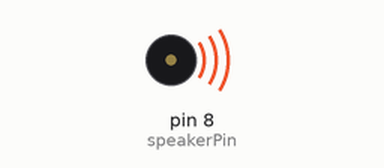
Simulated run of this sketch. Board: Arduino Uno, built with avr-gcc and run on an emulated ATmega328P. Shown: buzzer (waves = sounding).

Above: at 0.2 s.
At 16.47 s:
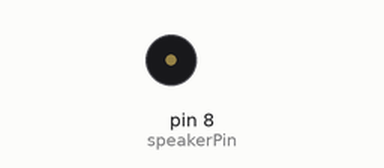
Timing chart, 0 to 16.8 s (numbered marks = the images above):
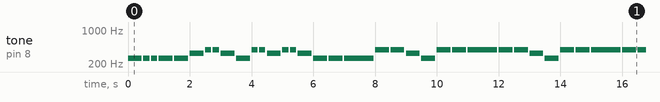

The sketch:

week13_Bear.ino
```cpp
int speakerPin = 8;

#define C4 262
#define CS4 277
#define D4 294
#define DS4 311
#define E4 330
#define F4 349
#define FS4 370
#define G4 392
#define GS4 415
#define A4 440
#define AS4 466
#define B4 494
#define C5 523

void setup() {

}

void loop() {
  tone(speakerPin, C4); //곰
  delay(450);
  noTone(speakerPin);
  delay(50);
  tone(speakerPin, C4); //세
  delay(200);
  noTone(speakerPin);
  delay(50);
  tone(speakerPin, C4); //마
  delay(200);
  noTone(speakerPin);
  delay(50);
  tone(speakerPin, C4); //리
  delay(450);
  noTone(speakerPin);
  delay(50);
  tone(speakerPin, C4); //가
  delay(450);
  noTone(speakerPin);
  delay(50);

  tone(speakerPin, E4); //한
  delay(450);
  noTone(speakerPin);
  delay(50);
  tone(speakerPin, G4); //집
  delay(200);
  noTone(speakerPin);
  delay(50);
  tone(speakerPin, G4); //에
  delay(200);
  noTone(speakerPin);
  delay(50);
  tone(speakerPin, E4); //있
  delay(450);
  noTone(speakerPin);
  delay(50);
  tone(speakerPin, C4); //어
  delay(450);
  noTone(speakerPin);
  delay(50);

  tone(speakerPin, G4); //아
  delay(200);
  noTone(speakerPin);
  delay(50);
  tone(speakerPin, G4); //빠
  delay(200);
  noTone(speakerPin);
  delay(50);
  tone(speakerPin, E4); //곰
  delay(450);
  noTone(speakerPin);
  delay(50);
  tone(speakerPin, G4); //엄
  delay(200);
  noTone(speakerPin);
  delay(50);
  tone(speakerPin, G4); //마
  delay(200);
  noTone(speakerPin);
  delay(50);
  tone(speakerPin, E4); //곰
  delay(450);
  noTone(speakerPin);
  delay(50);

  tone(speakerPin, C4); //애
  delay(450);
  noTone(speakerPin);
  delay(50);
  tone(speakerPin, C4); //기
  delay(450);
  noTone(speakerPin);
  delay(50);
  tone(speakerPin, C4); //곰
  delay(950);
  noTone(speakerPin);
  delay(50);

  tone(speakerPin, G4); //아
  delay(450);
  noTone(speakerPin);
  delay(50);
  tone(speakerPin, G4); //빠
  delay(450);
  noTone(speakerPin);
  delay(50);
  tone(speakerPin, E4); //곰
  delay(450);
  noTone(speakerPin);
  delay(50);
  tone(speakerPin, C4); //은
  delay(450);
  noTone(speakerPin);
  delay(50);

  tone(speakerPin, G4); //뚱
  delay(450);
  noTone(speakerPin);
  delay(50);
  tone(speakerPin, G4); //뚱
  delay(450);
  noTone(speakerPin);
  delay(50);
  tone(speakerPin, G4); //해
  delay(950);
  noTone(speakerPin);
  delay(50);

  tone(speakerPin, G4); //엄
  delay(450);
  noTone(speakerPin);
  delay(50);
  tone(speakerPin, G4); //마
  delay(450);
  noTone(speakerPin);
  delay(50);
  tone(speakerPin, E4); //곰
  delay(450);
  noTone(speakerPin);
  delay(50);
  tone(speakerPin, C4); //은
  delay(450);
  noTone(speakerPin);
  delay(50);

  tone(speakerPin, G4); //날
  delay(450);
  noTone(speakerPin);
  delay(50);
  tone(speakerPin, G4); //씬
  delay(450);
  noTone(speakerPin);
  delay(50);
  tone(speakerPin, G4); //해
  delay(950);
  noTone(speakerPin);
  delay(50);

  tone(speakerPin, G4); //애
  delay(450);
  noTone(speakerPin);
  delay(50);
  tone(speakerPin, G4); //기
  delay(450);
  noTone(speakerPin);
  delay(50);
  tone(speakerPin, E4); //곰
  delay(450);
  noTone(speakerPin);
  delay(50);
  tone(speakerPin, C4); //은
  delay(450);
  noTone(speakerPin);
  delay(50);

  tone(speakerPin, G4); //너
  delay(200);
  noTone(speakerPin);
  delay(50);
  tone(speakerPin, G4); //무
  delay(200);
  noTone(speakerPin);
  delay(50);
  tone(speakerPin, G4); //귀
  delay(200);
  noTone(speakerPin);
  delay(50);
  tone(speakerPin, A4); //여
  delay(200);
  noTone(speakerPin);
  delay(50);
  tone(speakerPin, G4); //워
  delay(950);
  noTone(speakerPin);
  delay(50);

  tone(speakerPin, C5); //으
  delay(450);
  noTone(speakerPin);
  delay(50);
  tone(speakerPin, G4); //쓱
  delay(450);
  noTone(speakerPin);
  delay(50);
  tone(speakerPin, C5); //으
  delay(450);
  noTone(speakerPin);
  delay(50);
  tone(speakerPin, G4); //쓱
  delay(450);
  noTone(speakerPin);
  delay(50);

  tone(speakerPin, E4); //잘
  delay(450);
  noTone(speakerPin);
  delay(50);
  tone(speakerPin, D4); //한
  delay(450);
  noTone(speakerPin);
  delay(50);
  tone(speakerPin, C4); //다
  delay(950);
  noTone(speakerPin);
  delay(50);

  noTone(speakerPin);
  delay(1800);
}
```

Measured:
- by itself, tone on pin 8 (speakerPin): plays 262 Hz for 0.45 s, 262 Hz for 0.20 s, 262 Hz for 0.20 s, 262 Hz for 0.45 s, 262 Hz for 0.45 s, 330 Hz for 0.45 s … (248 notes in this stretch)
